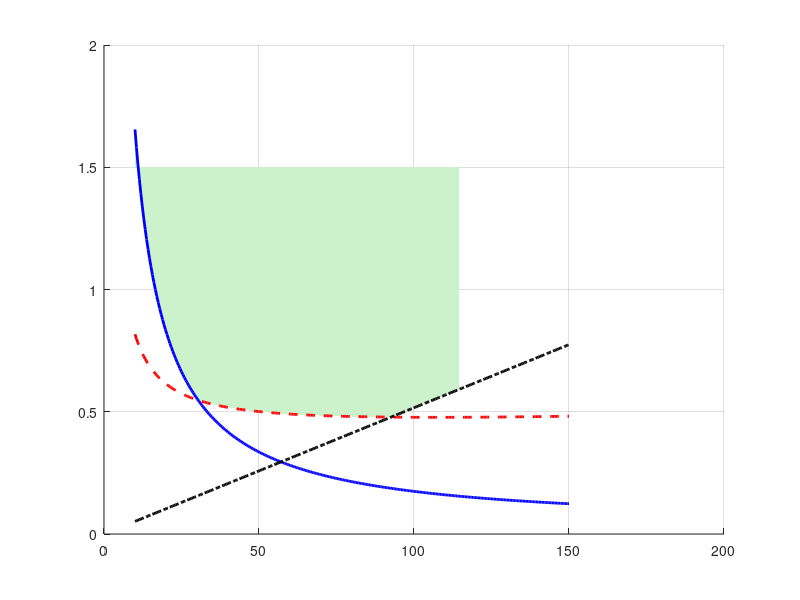

Source code (MATLAB): (Note: this script raises an error after producing the figure.)
% =========================================================================
% Constraint Diagram for a Small Drone Aircraft
% Plots Thrust-to-Weight (T/W) vs. Wing Loading (W/S)
% =========================================================================
clear; clc; close all;

%% 1. Parameterized Variables
% Environmental Conditions
rho = 1.225;            % Air density at sea level (kg/m^3)
g = 9.81;               % Gravity (m/s^2)

% Aerodynamic Parameters
CD0 = 0.03;             % Zero-lift drag coefficient
e = 0.8;                % Oswald efficiency factor
AR = 8.0;               % Aspect ratio
CL_max = 1.3;           % Maximum lift coefficient (flaps down if applicable)

% Performance Requirements (Drone Scale)
V_stall = 12;           % Maximum allowable stall speed (m/s)
V_max = 30;             % Target maximum cruise speed (m/s)
ROC = 6;                % Desired rate of climb (m/s)
V_climb = 15;           % Forward speed during climb (m/s)
S_TO = 15;              % Maximum allowable takeoff distance (m)

%% 2. Wing Loading (W/S) Array
% Define the domain for Wing Loading (N/m^2)
WS = linspace(10, 150, 300); % W/S from 10 to 150 N/m^2

%% 3. Constraint Equations

% A. Stall Speed Constraint (Vertical Line)
% W/S <= 0.5 * rho * V_stall^2 * CL_max
WS_max_stall = 0.5 * rho * V_stall^2 * CL_max;

% B. Maximum Speed Constraint
% T/W >= q_max * CD0 / (W/S) + (W/S) / (q_max * pi * e * AR)
q_max = 0.5 * rho * V_max^2;
TW_maxspeed = (q_max * CD0) ./ WS + WS ./ (q_max * pi * e * AR);

% C. Rate of Climb Constraint
% T/W >= ROC/V_climb + q_climb * CD0 / (W/S) + (W/S) / (q_climb * pi * e * AR)
q_climb = 0.5 * rho * V_climb^2;
TW_roc = (ROC / V_climb) + ((q_climb * CD0) ./ WS) + (WS ./ (q_climb * pi * e * AR));

% D. Takeoff Distance Constraint (Simplified Ground Roll)
% T/W >= 1.21 * (W/S) / (g * rho * CL_max * S_TO)
TW_takeoff = (1.21 * WS) / (g * rho * CL_max * S_TO);

%% 4. Define the Feasible Design Space
% The design must meet the highest T/W requirement among all constraints
TW_required = max([TW_maxspeed; TW_roc; TW_takeoff]);

% Filter out the region that violates the stall constraint
valid_idx = find(WS <= WS_max_stall);
WS_valid = WS(valid_idx);
TW_valid = TW_required(valid_idx);

% Create polygon for shading (up to a max T/W of 1.5 for the plot boundary)
TW_plot_ceiling = 1.5; 
fill_x = [WS_valid, fliplr(WS_valid)];
fill_y = [TW_valid, TW_plot_ceiling * ones(1, length(TW_valid))];

%% 5. Plotting
figure('Name', 'Drone Constraint Diagram', 'Color', 'w', 'Position', [100, 100, 800, 600]);
hold on; grid on;

% Shade the feasible design space
fill(fill_x, fill_y, [0.8 0.95 0.8], 'EdgeColor', 'none', 'HandleVisibility', 'off');

% Plot the constraint curves
p1 = plot(WS, TW_maxspeed, 'b-', 'LineWidth', 2);
p2 = plot(WS, TW_roc, 'r--', 'LineWidth', 2);
p3 = plot(WS, TW_takeoff, 'k-.', 'LineWidth', 2);
p4 = xline(WS_max_stall, 'm-', 'LineWidth', 2);

% Formatting the plot
axis([10 150 0 TW_plot_ceiling]);
xlabel('Wing Loading, W/S (N/m^2)', 'FontSize', 12, 'FontWeight', 'bold');
ylabel('Thrust-to-Weight Ratio, T/W', 'FontSize', 12, 'FontWeight', 'bold');
title('Design Space Constraint Diagram for Small Drone', 'FontSize', 14);

% Add optimal design point marker (lowest T/W and highest W/S in feasible space)
opt_WS = WS_max_stall;
opt_TW = interp1(WS_valid, TW_valid, opt_WS);
plot(opt_WS, opt_TW, 'ro', 'MarkerSize', 8, 'MarkerFaceColor', 'r');

% Add Legends
legend([p1, p2, p3, p4], ...
    sprintf('Max Speed (V_{max} = %d m/s)', V_max), ...
    sprintf('Rate of Climb (ROC = %d m/s)', ROC), ...
    sprintf('Takeoff Distance (S_{TO} = %d m)', S_TO), ...
    sprintf('Stall Speed Limit (V_{stall} = %d m/s)', V_stall), ...
    'Location', 'northwest', 'FontSize', 11);

% Add text for Design Point
text(opt_WS - 5, opt_TW + 0.05, 'Optimal Design Point', ...
    'HorizontalAlignment', 'right', 'FontSize', 10, 'FontWeight', 'bold');

hold off;
